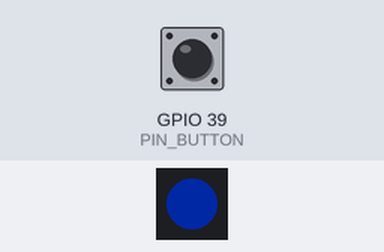
Bench run of a sketch on a simulated ESP32. Shown: 1 RGB LEDs in strip order, left to right. Inputs (shaded band) come from the test bench; at power-on: GPIO 39 (PIN_BUTTON) LOW. Dim RGB values are drawn brighter than linear; WiFi joins after 1.5 s; servers stay silent unless stated; I2S audio is not simulated (input reads silence); uploads are accepted with an empty reply.

Above: at 2.7 s.
2.8 s: GPIO 39 (PIN_BUTTON) pulled HIGH for 0.15 s
At 4.1 s:
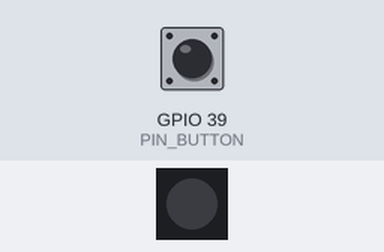
4.4 s: GPIO 39 (PIN_BUTTON) pulled HIGH for 1 s
At 6.4 s:
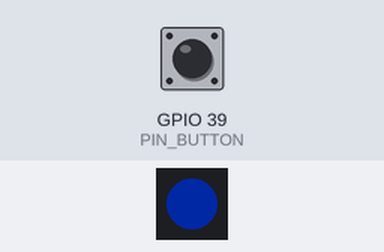
6.9 s: GPIO 39 (PIN_BUTTON) pulled HIGH for 3.2 s
Timing chart, 0 to 22.2 s (numbered marks = the images above; inputs shaded):
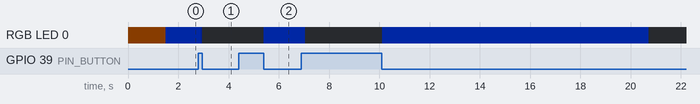

The sketch:

atom_echo.ino
```cpp
#include <WiFi.h>
#include <ESPmDNS.h>
#include <HTTPClient.h>
#include <Adafruit_NeoPixel.h>
#include <driver/i2s.h>
#include <math.h>

#define WIFI_SSID   "DOMACI_WIFI"
#define WIFI_PASS   "heslo"
#define HELPBUTTON_HOST   ""
#define HELPBUTTON_PORT   8765
#define HELPBUTTON_API_KEY ""

#define PIN_BUTTON   39
#define PIN_LED      27
#define PIN_I2S_BCK  19
#define PIN_I2S_LRCK 33
#define PIN_SPK_DATA 22
#define PIN_MIC_DATA 23

#define MIC_RATE          16000
#define MAX_SECONDS       10
#define I2S_PORT          I2S_NUM_0
#define PCM_CHUNK_SAMPLES 1024
#define RELEASE_DEBOUNCE_MS 35

Adafruit_NeoPixel led(1, PIN_LED, NEO_GRB + NEO_KHZ800);
String host = HELPBUTTON_HOST;
uint16_t port = HELPBUTTON_PORT;
int16_t buf[PCM_CHUNK_SAMPLES];
uint8_t txFrame[16 + PCM_CHUNK_SAMPLES * 2 + 2];

void setLed(uint8_t r, uint8_t g, uint8_t b) { led.setPixelColor(0, led.Color(r, g, b)); led.show(); }
void ledByName(const String &n) {
  if (n == "green") setLed(0, 120, 30);
  else if (n == "red") setLed(150, 0, 0);
  else if (n == "blue" || n == "blink") setLed(0, 40, 160);
  else setLed(0, 0, 0);
}

void i2sMic() {
  i2s_driver_uninstall(I2S_PORT);
  i2s_config_t cfg = {};
  cfg.mode = (i2s_mode_t)(I2S_MODE_MASTER | I2S_MODE_RX | I2S_MODE_PDM);
  cfg.sample_rate = MIC_RATE;
  cfg.bits_per_sample = I2S_BITS_PER_SAMPLE_16BIT;
  cfg.channel_format = I2S_CHANNEL_FMT_ALL_RIGHT;
  cfg.communication_format = I2S_COMM_FORMAT_STAND_I2S;
  cfg.intr_alloc_flags = ESP_INTR_FLAG_LEVEL1;
  cfg.dma_buf_count = 6;
  cfg.dma_buf_len = 256;
  i2s_driver_install(I2S_PORT, &cfg, 0, NULL);
  i2s_pin_config_t pins = {};
  pins.mck_io_num = I2S_PIN_NO_CHANGE;
  pins.bck_io_num = I2S_PIN_NO_CHANGE;
  pins.ws_io_num = PIN_I2S_LRCK;
  pins.data_out_num = I2S_PIN_NO_CHANGE;
  pins.data_in_num = PIN_MIC_DATA;
  i2s_set_pin(I2S_PORT, &pins);
  i2s_set_clk(I2S_PORT, MIC_RATE, I2S_BITS_PER_SAMPLE_16BIT, I2S_CHANNEL_MONO);
}

void i2sSpeaker(uint32_t rate) {
  i2s_driver_uninstall(I2S_PORT);
  i2s_config_t cfg = {};
  cfg.mode = (i2s_mode_t)(I2S_MODE_MASTER | I2S_MODE_TX);
  cfg.sample_rate = rate;
  cfg.bits_per_sample = I2S_BITS_PER_SAMPLE_16BIT;
  cfg.channel_format = I2S_CHANNEL_FMT_ALL_RIGHT;
  cfg.communication_format = I2S_COMM_FORMAT_STAND_I2S;
  cfg.intr_alloc_flags = ESP_INTR_FLAG_LEVEL1;
  cfg.dma_buf_count = 8;
  cfg.dma_buf_len = 256;
  cfg.tx_desc_auto_clear = true;
  i2s_driver_install(I2S_PORT, &cfg, 0, NULL);
  i2s_pin_config_t pins = {};
  pins.mck_io_num = I2S_PIN_NO_CHANGE;
  pins.bck_io_num = PIN_I2S_BCK;
  pins.ws_io_num = PIN_I2S_LRCK;
  pins.data_out_num = PIN_SPK_DATA;
  pins.data_in_num = I2S_PIN_NO_CHANGE;
  i2s_set_pin(I2S_PORT, &pins);
  i2s_set_clk(I2S_PORT, rate, I2S_BITS_PER_SAMPLE_16BIT, I2S_CHANNEL_MONO);
}

void tone(float freq, int ms) {
  i2sSpeaker(16000);
  const int total = 16000 * ms / 1000;
  size_t written;
  for (int i = 0; i < total; i += 256) {
    int n = min(256, total - i);
    for (int k = 0; k < n; k++) buf[k] = (int16_t)(6000 * sinf(2 * M_PI * freq * (i + k) / 16000.0f));
    i2s_write(I2S_PORT, buf, n * 2, &written, portMAX_DELAY);
  }
  i2s_zero_dma_buffer(I2S_PORT);
}
void beep()     { tone(1200, 80); }
void beepTwice(){ tone(1200, 100); delay(80); tone(1600, 120); }
void lowTone()  { tone(330, 400); }

void connectWifi() {
  WiFi.mode(WIFI_STA);
  WiFi.setSleep(false);
  WiFi.begin(WIFI_SSID, WIFI_PASS);
  setLed(40, 20, 0);
  while (WiFi.status() != WL_CONNECTED) { delay(300); }
  setLed(0, 0, 0);
  if (host.length() == 0 && MDNS.begin("helpbutton")) {
    int n = MDNS.queryService("helpbutton", "tcp");
    if (n > 0) { host = MDNS.IP(0).toString(); port = MDNS.port(0); }
  }
}

bool notifyPress() {
  HTTPClient http;
  http.setConnectTimeout(250);
  http.setTimeout(350);
  http.begin("http://" + host + ":" + String(port) + "/api/press");
  http.addHeader("Content-Type", "application/json");
  if (strlen(HELPBUTTON_API_KEY)) http.addHeader("Authorization", String("Bearer ") + HELPBUTTON_API_KEY);
  int code = http.POST("{\"source\":\"button\"}");
  String body = (code == 200) ? http.getString() : "";
  http.end();
  if (code == 401 || code == 403) {
    setLed(150, 0, 0);
    lowTone();
    setLed(0, 0, 0);
    return true;
  }
  if (code == 200 && body.indexOf("Zastavila") >= 0) {
    beepTwice();
    setLed(0, 0, 0);
    return true;
  }
  return false;
}

String readLine(WiFiClient &c) {
  String s = c.readStringUntil('\n');
  s.trim();
  return s;
}

void talk() {
  WiFiClient c;
  if (!c.connect(host.c_str(), port)) { setLed(150, 0, 0); lowTone(); return; }
  c.setNoDelay(true);
  c.printf("POST /api/button/audio?rate=%d HTTP/1.1\r\nHost: %s\r\n", MIC_RATE, host.c_str());
  if (strlen(HELPBUTTON_API_KEY)) c.printf("Authorization: Bearer %s\r\n", HELPBUTTON_API_KEY);
  c.print("Content-Type: application/octet-stream\r\nTransfer-Encoding: chunked\r\nConnection: close\r\n\r\n");
  i2sMic();
  size_t got = 0;
  i2s_read(I2S_PORT, buf, 512, &got, portMAX_DELAY);
  uint32_t start = millis();
  uint32_t releaseAt = 0;
  while (millis() - start < MAX_SECONDS * 1000) {
    if (digitalRead(PIN_BUTTON) == HIGH) {
      if (releaseAt == 0) releaseAt = millis();
      else if (millis() - releaseAt >= RELEASE_DEBOUNCE_MS) break;
    } else {
      releaseAt = 0;
    }
    i2s_read(I2S_PORT, buf, sizeof(buf), &got, portMAX_DELAY);
    if (got == 0) continue;
    int hdrLen = snprintf((char *)txFrame, 16, "%X\r\n", (unsigned)got);
    memcpy(txFrame + hdrLen, buf, got);
    txFrame[hdrLen + got] = '\r';
    txFrame[hdrLen + got + 1] = '\n';
    c.write(txFrame, hdrLen + got + 2);
  }
  c.print("0\r\n\r\n");
  c.flush();
  i2s_driver_uninstall(I2S_PORT);
  setLed(0, 20, 80);

  uint32_t t0 = millis();
  while (!c.available() && c.connected() && millis() - t0 < 60000) delay(10);
  String status = readLine(c);
  String ledName = "off", toneName = "none";
  int length = -1;
  for (String h = readLine(c); h.length() > 0; h = readLine(c)) {
    String l = h; l.toLowerCase();
    if (l.startsWith("x-helpbutton-led:")) ledName = h.substring(17), ledName.trim();
    else if (l.startsWith("x-helpbutton-tone:")) toneName = h.substring(18), toneName.trim();
    else if (l.startsWith("content-length:")) length = h.substring(15).toInt();
  }
  if (status.indexOf(" 401") > 0 || status.indexOf(" 403") > 0) {
    ledByName("red");
    lowTone();
    c.stop();
    setLed(0, 0, 0);
    return;
  }
  ledByName(ledName);
  if (toneName == "double") beepTwice();
  else if (toneName == "low") lowTone();

  if (status.indexOf(" 200") > 0 && length > 44) {
    uint8_t hdr[44];
    c.readBytes(hdr, 44);
    uint32_t rate = hdr[24] | (hdr[25] << 8) | (hdr[26] << 16) | (hdr[27] << 24);
    i2sSpeaker((rate >= 8000 && rate <= 48000) ? rate : 22050);
    int left = length - 44;
    size_t written;
    while (left > 0 && (c.connected() || c.available())) {
      int n = c.read((uint8_t *)buf, min((int)sizeof(buf), left));
      if (n <= 0) { delay(2); continue; }
      i2s_write(I2S_PORT, buf, n, &written, portMAX_DELAY);
      left -= n;
    }
    i2s_zero_dma_buffer(I2S_PORT);
  }
  c.stop();
  if (ledName != "blue") { delay(1500); setLed(0, 0, 0); }
}

void setup() {
  pinMode(PIN_BUTTON, INPUT);
  led.begin();
  led.setBrightness(60);
  connectWifi();
}

void loop() {
  if (WiFi.status() != WL_CONNECTED) connectWifi();
  if (digitalRead(PIN_BUTTON) == LOW) {
    setLed(0, 40, 160);
    beep();
    if (!notifyPress()) talk();
    while (digitalRead(PIN_BUTTON) == LOW) delay(10);
  }
  delay(10);
}
```

Measured:
- after the input at 2.8 s, RGB LED 0: RGB(0, 9, 38) → RGB(0, 4, 19) after 0.10 s, → off 0.06 s later
- after the input at 4.4 s, RGB LED 0: off → RGB(0, 9, 38) after 1.0 s
